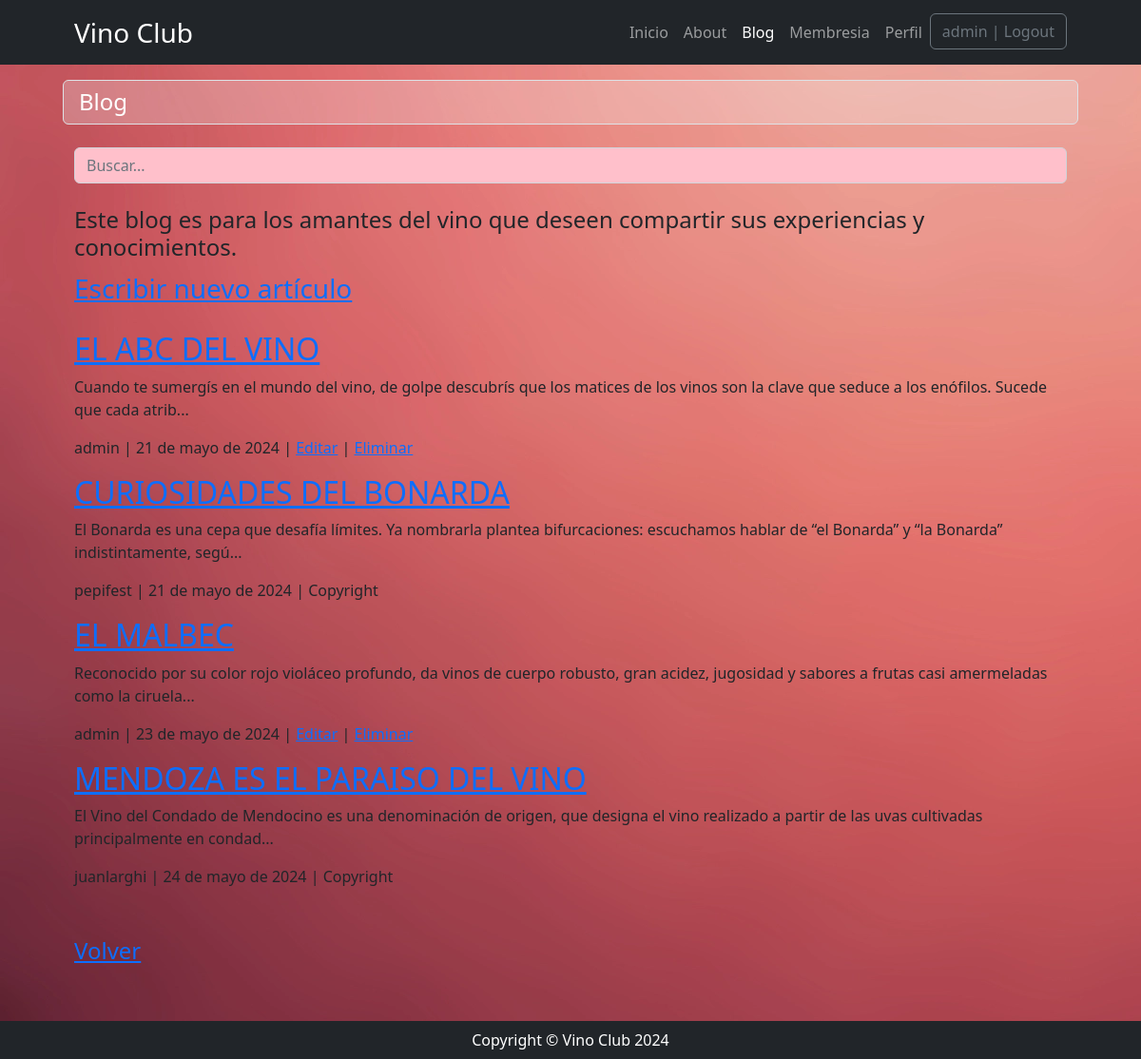
Page /blog/ (signed in) on the committed database.
### blog/models.py (models this page shows, shortened)
class Blog(models.Model):
    titulo = models.CharField(max_length=100)
    cuerpo = models.TextField(max_length=3000)
    autor = models.ForeignKey(User, default=None, on_delete=models.SET_NULL, null=True, blank=True)
    fecha = models.DateField(auto_now_add=True)
    def snippet(self):
        return self.cuerpo[:150]+'...'

### blog/views.py (the view)
# urls.py: path('', views.home, name='home'),
def home(request):
    blogs = models.Blog.objects.all().order_by('fecha')
    return render(request, 'blog/index.html', {'blogs': blogs})

### blog/templates/blog/index.html
{% extends 'core/base.html' %}
{% block title %}
    {% include 'core/components/title1.html' with title='Blog' %}
{% endblock title %}
{% block content %}
    <div class="fs-4 pb-4">
        <form action="{% url 'blog:blog_search' %}" method="get">
            <input type="text"
            class="form-control"
            name="consulta"
            placeholder="Buscar..."
            aria-label="Buscar"
            style="background: pink">
        </form>
    </div>
<h4>Este blog es para los amantes del vino que deseen compartir sus experiencias y conocimientos.</h4>
    <div class="fs-3 pb-4">
        <a href="{% url 'blog:blog_create' %}">Escribir nuevo artículo</a>
    </div>
    <div class="blog">
        {% for blog in blogs %}
            <div class="blog">
                <h2>
                    <a href="{% url 'blog:blog_fullview' blog.id %}">{{ blog.titulo }}</a>
                </h2>
                <p>{{ blog.snippet }}</p>
                <p>
                    {{ blog.autor }} | {{ blog.fecha }}
                    {% if user.is_authenticated %}
                        {% if user != blog.autor %}
                            | Copyright
                        {% else %}
                            | <a href="{% url 'blog:blog_update' blog.id %}">Editar</a>
                            | <a href="{% url 'blog:blog_delete' blog.id %}">Eliminar</a>
                        {% endif %}
                    {% else %}
                        | Copyright
                    </p>
                {% endif %}
            </div>
        {% endfor %}
        <div class="fs-4 pb-lg-2 my-5">
            <a href="{% url 'core:home' %}">Volver</a>
        </div>
    </div>
    <p>
        <br>
    </p>
{% endblock content %}

### core/templates/core/components/navbar.html (shortened to what this page needs)
<nav class="navbar navbar-expand-lg navbar-dark bg-dark">
    <div class="container px-5">
        <a class="navbar-brand fs-3" href="{% url 'core:home' %}">Vino Club</a>
        <div class="collapse navbar-collapse" id="navbarSupportedContent">
            <ul class="navbar-nav ms-auto mb-2 mb-lg-0">
                <li class="nav-item"><a class="nav-link {% if request.path == "/" %} active {% endif %}" aria-current="page" href="{% url 'core:home' %}">Inicio</a></li>
                <li class="nav-item"><a class="nav-link {% if request.path == "/about/" %} active {% endif %}" href="{% url 'core:about' %}">About</a></li>
                <li class="nav-item"><a class="nav-link {% if request.path == "/blog/" %} active {% endif %}" href="{% url 'blog:home' %}">Blog</a></li>
                <li class="nav-item"><a class="nav-link {% if request.path == "/membresia/" %} active {% endif %}" href="{% url 'membresia:home' %}">Membresia</a></li>
                {% if user.is_authenticated %}
                <li class="nav-item"><a class="nav-link {% if request.path == "/profile/" %} active {% endif %}" href="{% url 'usuario:home' %}">Perfil</a></li>
                <li class="nav-item">
                    <form action="{% url 'core:logout' %}" method="post">
                        <button type="submit" class="btn btn-outline-secondary">{{ user.username }} | Logout</button>
                    </form>
                </li>
                {% else %}
                <li class="nav-item"><a class="nav-link {% if request.path == "/login/" %} active {% endif %}" href="{% url 'core:login' %}">Login</a></li>
                <li class="nav-item"><a class="nav-link {% if request.path == "/register/" %} active {% endif %}" href="{% url 'core:register' %}">Registrarse</a></li>
                {% endif %}
            </ul>
        </div>
    </div>
</nav>

### rows in the picture
Blog: titulo "EL ABC DEL VINO", snippet "Cuando te sumergís en el mundo del vino, de golpe descubrís que los matices de los vinos son la clave que seduce a los enófilos. Sucede que cada atrib...", autor "admin", fecha "21 de mayo de 2024", shows "Editar"
Blog: titulo "CURIOSIDADES DEL BONARDA", snippet "El Bonarda es una cepa que desafía límites. Ya nombrarla plantea bifurcaciones: escuchamos hablar de “el Bonarda” y “la Bonarda” indistintamente, segú...", autor "pepifest", fecha "21 de mayo de 2024", shows "| Copyright"
Blog: snippet "Reconocido por su color rojo violáceo profundo, da vinos de cuerpo robusto, gran acidez, jugosidad y sabores a frutas casi amermeladas como la ciruela...", autor "admin", fecha "23 de mayo de 2024"
Blog: titulo "MENDOZA ES EL PARAISO DEL VINO", snippet "El Vino del Condado de Mendocino es una denominación de origen, que designa el vino realizado a partir de las uvas cultivadas principalmente en condad...", autor "juanlarghi", fecha "24 de mayo de 2024", shows "| Copyright"

### other values in the picture
{{ user.username }} "admin"
{{ title }} "Blog"
